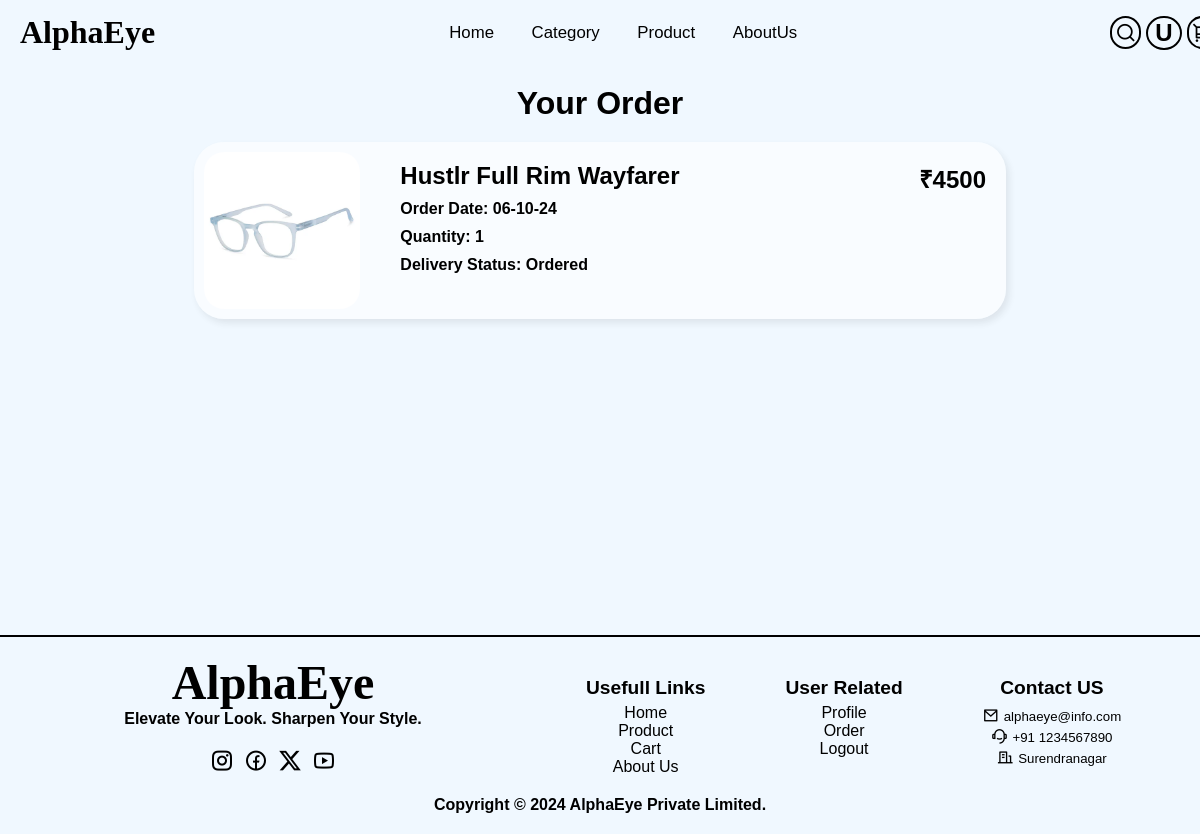
/userorder.php (signed in), run on the app's committed database.
### tables this page shows
CREATE TABLE `userdata` (
  `id` int(11) NOT NULL,
  `username` varchar(255) DEFAULT NULL,
  `useremail` varchar(255) DEFAULT NULL,
  `password` varchar(255) DEFAULT NULL,
  `status` tinyint(1) DEFAULT 0,
  `joindate` timestamp NULL DEFAULT current_timestamp()
);

CREATE TABLE `order` (
  `orderid` int(11) NOT NULL,
  `productid` int(11) DEFAULT NULL,
  `userid` int(11) DEFAULT NULL,
  `quantity` int(11) NOT NULL DEFAULT 1,
  `powertype` varchar(255) DEFAULT NULL,
  `lenstype` varchar(255) DEFAULT NULL,
  `lensprice` int(11) DEFAULT NULL,
  `status` varchar(255) NOT NULL DEFAULT 'Ordered',
  `placeddate` datetime NOT NULL DEFAULT current_timestamp(),
  `amount` int(11) DEFAULT NULL
);

CREATE TABLE `product` (
  `productid` int(11) NOT NULL,
  `name` varchar(255) DEFAULT NULL,
  `detail` longtext DEFAULT NULL,
  `mrp` int(11) NOT NULL DEFAULT 0,
  `maincategory` varchar(255) DEFAULT NULL,
  `img1` varchar(255) DEFAULT NULL,
  `img2` varchar(255) DEFAULT NULL,
  `img3` varchar(255) DEFAULT NULL,
  `img4` varchar(255) DEFAULT NULL,
  `color` varchar(255) DEFAULT NULL,
  `status` varchar(255) NOT NULL DEFAULT 'show',
  `addingdate` timestamp NOT NULL DEFAULT current_timestamp(),
  `size` varchar(20) DEFAULT 'medium',
  `sellingprice` int(255) DEFAULT NULL,
  `subcategory` varchar(255) DEFAULT NULL
);

### userorder.php (the view, shortened to what this page needs)
<!DOCTYPE html>
<html lang="en">
<head>
    <link rel="stylesheet" href="cssStyle/userorder.css">
</head>
<body>
    <div class="main">
        <?php include("config/remixicone.php");?>
        <?php include("config/fontfamily.php");?>
        <?php include("component/nav.php");?>
        <?php include("config/dbconnect.php");?>
        <?php
        $useremail=$_SESSION['email'];
        $selectuser="select * from userdata where useremail='$useremail'";
        $useresult=mysqli_query($con,$selectuser);
        $userdata=mysqli_fetch_assoc($useresult);
        $selectorder="select * from `order` where userid=$userdata[id]";
        $orderresult=mysqli_query($con,$selectorder);
        ?>
        <div class="center-div">
            <h1>Your Order</h1>
            <?php while($orderdata=mysqli_fetch_assoc($orderresult)){
                $productselect="select * from product where productid=$orderdata[productid]";
                $productresult=mysqli_query($con,$productselect);
                $productdata=mysqli_fetch_array($productresult);
                ?>
                <div class="order-product">
                    <div class="image-sec">
                        <img src="assets/images/<?= $productdata['img1']?>" alt="" srcset="">
                    </div>
                    <div class="details-sec">
                        <div class="name-sec">
                            <h2><?= $productdata['name']?></h2>
                            <?php $date=strtotime($orderdata['placeddate'])?>
                            <h4>Order Date: <?= date('d-m-y',$date); ?></h4>
                            <h4>Quantity: <?= $orderdata['quantity']?></h4>
                            <h4>Delivery Status: <?= $orderdata['status']?> </h4>
                        </div>
                        <div class="price-sec">
                            <h2>₹<?= $orderdata['amount']?></h2>
                        </div>
                    </div>
                </div>
            <?php }?>
        </div>
        <?php include("component/footer.php") ?>
    </div>
</body>
</html>

### component/nav.php (shortened to what this page needs)
<link rel="stylesheet" href="component/nav.css">
<?php
    include("./config/dbconnect.php");
    ?>
<nav>
        <div class="nav-div">
            <div class="left-nav">
                <a href="index.php" >
                    <h1>AlphaEye</h1>
                </a>
            </div>
            <div class="center-nav">
                <ol class="list">
                    <li><a href="index.php">Home<span></span></a></li>
                    <li class="category">
                        Category<span></span>
                    </li>
                    <li><a href="viewproduct.php">Product<span></span></a></li>
                    <li><a href="aboutus.php">AboutUs <span></span></a></li>
                </ol>
            </div>
            <div class="right-nav">
                    <i class="ri-search-line" id="search-icon"></i>
                <?php
                    if(isset($_SESSION['email']) && isset($_SESSION['role'])){
                        $email=$_SESSION['email'];
                        $select="select * from userdata where useremail='$email'";
                        $result=mysqli_query($con,$select);
                        $data=mysqli_fetch_assoc($result);
                        $char=str_split($data['username']);
                        ?>
                            <button id="user-logo">
                                <span id='user-name-logo'>
                                    <?php echo $char[0];?>
                                </span>
                            </button>
                    <?php
                    }
                    else{
                        ?>
                             <a href="singin.php"><i class="ri-user-line"></i></a>
                        <?php
                    }
                ?>
                <a href="cart.php"><i class="ri-shopping-cart-2-line"></i></a>
            </div>
        </div>
    </nav>

### cssStyle/userorder.css (style rules this page uses)
* { padding: 0; margin: 0; box-sizing: border-box; font-family: "Poppins", sans-serif; }
html, body { width: 100%; overflow-x: hidden; height: 100%; }
.main { width: 100%; display: flex; flex-direction: column; background-color: #f0f8ff; min-height: 100%; }
.center-div { width: 100%; display: flex; justify-content: flex-start; align-items: center; gap: 20px; padding: 20px; flex-direction: column; min-height: 70vh; }
.order-product { display: flex; width: 70%; gap: 10px; padding: 10px; background-color: #ffffff98; border-radius: 30px; box-shadow: 3px 4px 7px #29262618; }
.image-sec { width: 30%; }
.order-product .image-sec img { width: 100%; object-fit: cover; height: 100%; border-radius: 20px; }
.details-sec { display: flex; gap: 10px; justify-content: space-between; padding: 10px; width: 80%; flex-direction: row; }
.name-sec { display: flex; gap: 10px; width: 80%; flex-direction: column; }

### component/nav.css (style rules this page uses)
* { margin: 0; padding: 0; box-sizing:border-box; font-family: "Poppins", sans-serif; }
html body { height:100%; width:100%; color: black; font-family: "Moderustic"; }
nav { width: 100%; padding:10px 20px; z-index: 999; position: relative; overflow: hidden; }
.nav-div { width: 100%; display:flex; justify-content:space-between; align-items:center; }
.left-nav { width:10%; }
.left-nav a { width:100px; height:50px; font-size: 1rem; text-decoration: none; }
.left-nav a h1 { font-size: 2rem; color: #000; line-height: 1.2cm; font-weight: 600; font-family: "Moderustic"; }
.center-nav { display:flex; align-items:center; width: 30%; }
.center-nav ol { width: 100%; display:flex; align-items:center; justify-content:space-between; z-index: 999; }
.center-nav ol li { font-size: 1.05rem; list-style: none; position: relative; }
.center-nav ol li a { font-size: 1.05rem; list-style: none; text-decoration: none; color:black; }
.right-nav { width: 6%; display:flex; justify-content:space-around; align-items: center; gap: 5px; position: relative; }
#search-icon { border: 2px solid #000; border-radius: 20px; font-size: 1.3rem; padding: 3px; }
.right-nav a { border-radius: 20px; display: flex; justify-content: center; align-items: center; text-decoration: none; border: 2px solid #000; padding: 3px; }
.right-nav a i { font-size: 1.3rem; color: #000; }
#user-logo { text-transform: uppercase; font-size: 1.5rem; border: 2px solid #000; padding: 0px 7px; border-radius: 50%; text-align: center; background-color: transparent !important;; line-height: 30px; font-weight: 500; }
#user-name-logo { padding: 0; font-weight: 600; }
.category { z-index: 1; position: relative; }
.image-sec { display: flex; flex-direction: column; width: 20%; gap: 15px; }
.image-sec img { width: 60px; height: 60px; }
.name-sec { max-height: 200px; width: 80%; display: flex; flex-direction: column; overflow: hidden; position: relative; padding-left: 20px; }
.center-nav ol li a { display: flex; align-items: center; align-self: center; }

### data on the page
userdata: username "U"
order: productid.img1 (picture), productid.name "Hustlr Full Rim Wayfarer", placeddate "06-10-24", quantity "1", status "Ordered", amount "4500"
